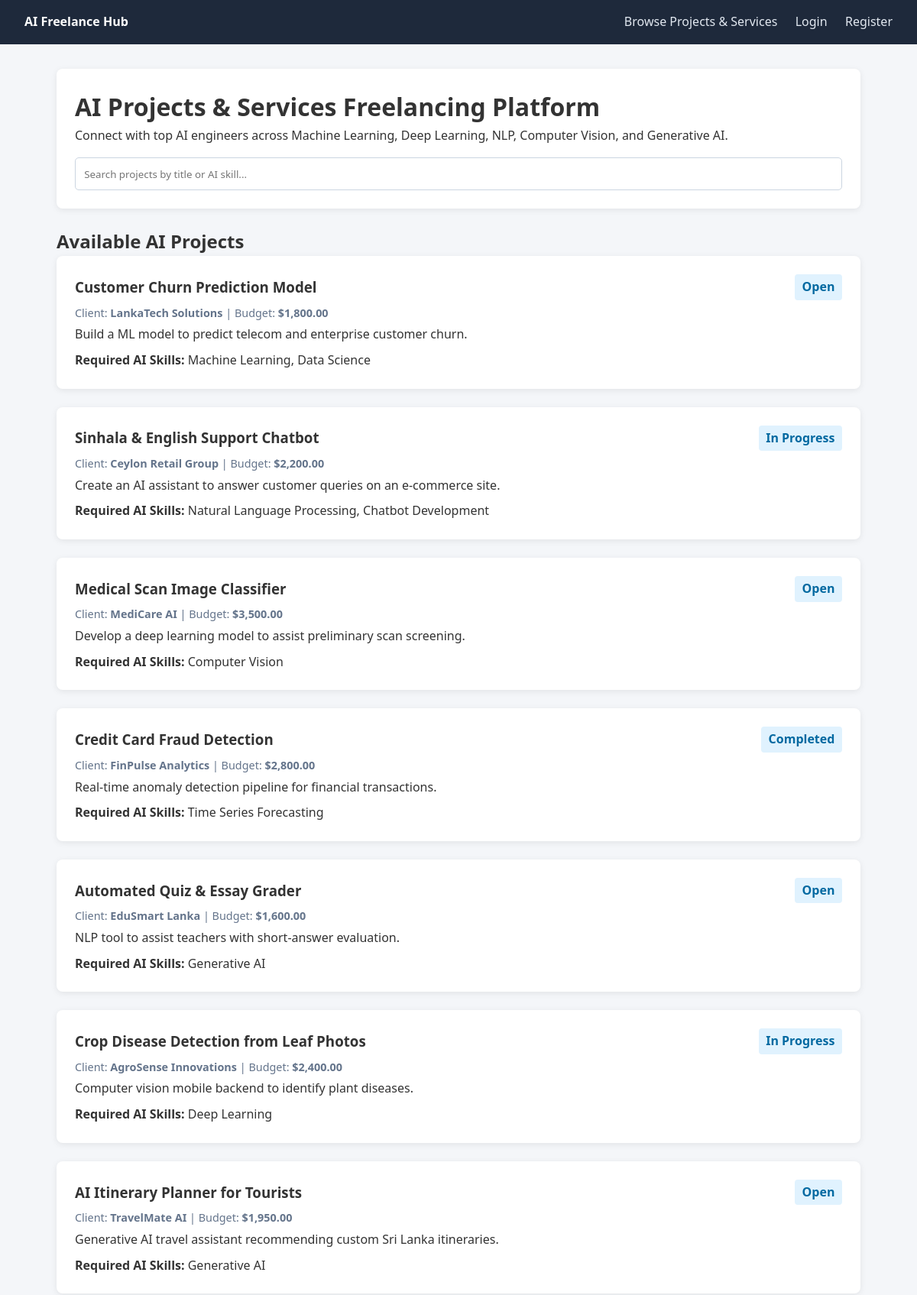
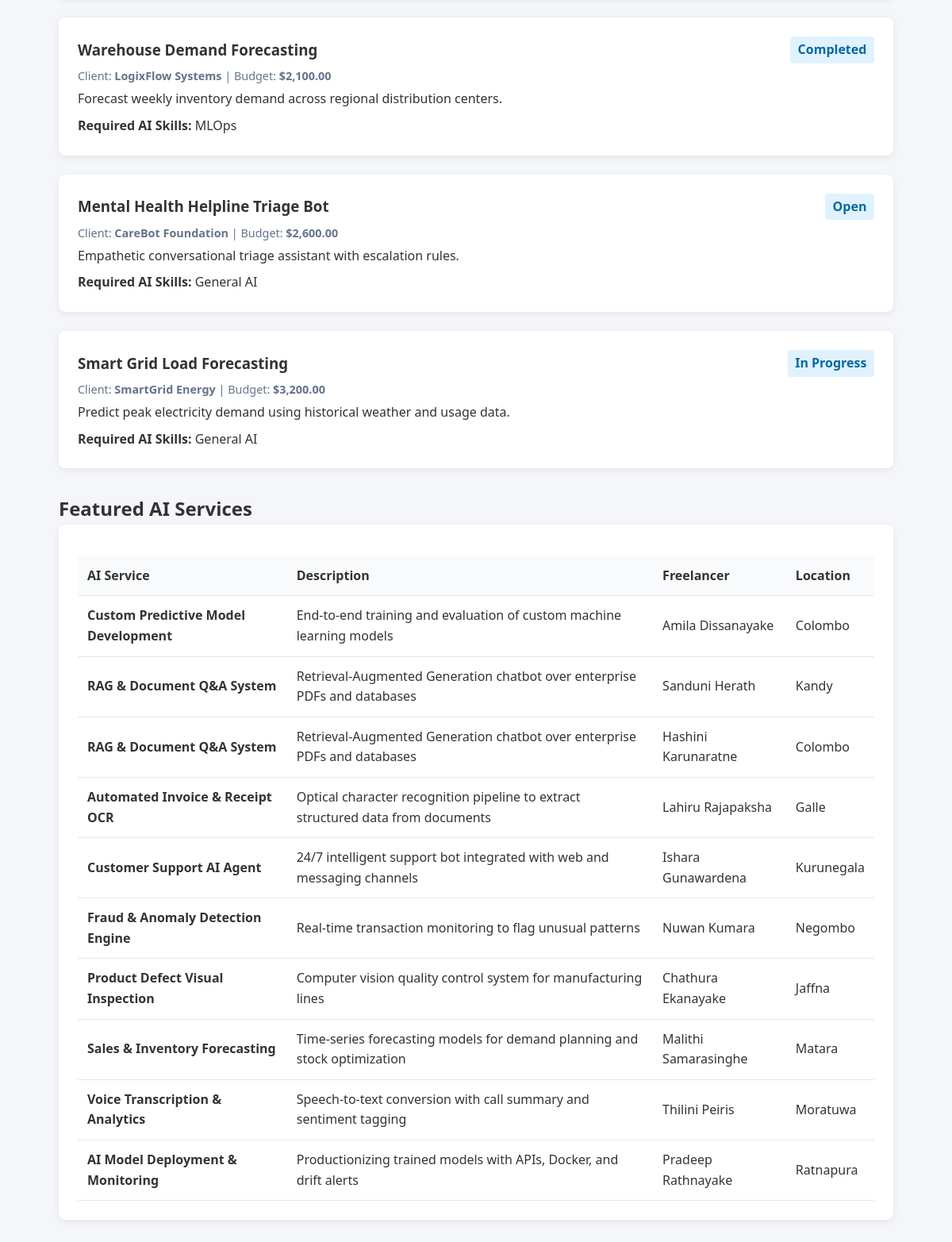
/web_application/index.php, run on the app's committed database (2 pictures, top to bottom).
### tables this page shows
CREATE TABLE `project` (
  `ProjectID` int(11) NOT NULL,
  `ClientID` int(11) NOT NULL,
  `ProjectTitle` varchar(150) NOT NULL,
  `Description` text NOT NULL,
  `Budget` decimal(10,2) NOT NULL,
  `Status` varchar(30) NOT NULL DEFAULT 'Open',
  `CreatedAt` timestamp NOT NULL DEFAULT current_timestamp()
);

CREATE TABLE `client` (
  `ClientID` int(11) NOT NULL,
  `ClientName` varchar(100) NOT NULL,
  `Email` varchar(120) NOT NULL,
  `Phone` varchar(20) NOT NULL,
  `OrganizationName` varchar(120) DEFAULT NULL,
  `CreatedAt` timestamp NOT NULL DEFAULT current_timestamp()
);

CREATE TABLE `ai_service` (
  `ServiceID` int(11) NOT NULL,
  `ServiceName` varchar(120) NOT NULL,
  `Description` text NOT NULL
);

CREATE TABLE `freelancer` (
  `FreelancerID` int(11) NOT NULL,
  `Name` varchar(100) NOT NULL,
  `Email` varchar(120) NOT NULL,
  `Phone` varchar(20) NOT NULL,
  `Location` varchar(100) NOT NULL,
  `CreatedAt` timestamp NOT NULL DEFAULT current_timestamp()
);

### web_application/index.php (the view, shortened to what this page needs)
<?php
require_once 'includes/header.php';
$projectsStmt = $pdo->query("
    SELECT p.*, c.ClientName, c.OrganizationName,
           GROUP_CONCAT(s.SkillName SEPARATOR ', ') AS RequiredSkills
    FROM project p
    JOIN client c ON p.ClientID = c.ClientID
    LEFT JOIN project_requirement pr ON p.ProjectID = pr.ProjectID
    LEFT JOIN ai_skill s ON pr.SkillID = s.SkillID
    GROUP BY p.ProjectID
    ORDER BY p.CreatedAt DESC
");
$projects = $projectsStmt->fetchAll();
$servicesStmt = $pdo->query("
    SELECT srv.ServiceName, srv.Description, f.Name AS FreelancerName, f.Location
    FROM ai_service srv
    JOIN freelancer_service fs ON srv.ServiceID = fs.ServiceID
    JOIN freelancer f ON fs.FreelancerID = f.FreelancerID
");
$services = $servicesStmt->fetchAll();
?>
<div class="card">
    <h1>AI Projects & Services Freelancing Platform</h1>
    <p>Connect with top AI engineers across Machine Learning, Deep Learning, NLP, Computer Vision, and Generative AI.</p>
    <div style="margin-top: 1rem;">
        <input type="text" id="searchInput" onkeyup="filterProjects()" placeholder="Search projects by title or AI skill..." style="width: 100%; padding: 0.7rem; border: 1px solid #cbd5e1; border-radius: 5px;">
    </div>
</div>
<h2>Available AI Projects</h2>
<div id="projectList">
    <?php foreach ($projects as $p): ?>
        <div class="card project-card">
            <div style="display: flex; justify-content: space-between; align-items: center;">
                <h3><?= htmlspecialchars($p['ProjectTitle']) ?></h3>
                <span style="background: #e0f2fe; color: #0369a1; padding: 0.25rem 0.6rem; border-radius: 4px; font-weight: 600;">
                    <?= htmlspecialchars($p['Status']) ?>
                </span>
            </div>
            <p style="color: #64748b; font-size: 0.9rem; margin: 0.3rem 0;">
                Client: <strong><?= htmlspecialchars($p['OrganizationName'] ?: $p['ClientName']) ?></strong> | Budget: <strong>$<?= number_format($p['Budget'], 2) ?></strong>
            </p>
            <p><?= htmlspecialchars($p['Description']) ?></p>
            <p style="margin-top: 0.5rem;"><strong>Required AI Skills:</strong> <?= htmlspecialchars($p['RequiredSkills'] ?: 'General AI') ?></p>
        </div>
    <?php endforeach; ?>
</div>
<h2 style="margin-top: 2rem;">Featured AI Services</h2>
<div class="card">
    <table>
        <thead>
            <tr>
                <th>AI Service</th>
                <th>Description</th>
                <th>Freelancer</th>
                <th>Location</th>
            </tr>
        </thead>
        <tbody>
            <?php foreach ($services as $srv): ?>
                <tr>
                    <td><strong><?= htmlspecialchars($srv['ServiceName']) ?></strong></td>
                    <td><?= htmlspecialchars($srv['Description']) ?></td>
                    <td><?= htmlspecialchars($srv['FreelancerName']) ?></td>
                    <td><?= htmlspecialchars($srv['Location']) ?></td>
                </tr>
            <?php endforeach; ?>
        </tbody>
    </table>
</div>
<?php require_once 'includes/footer.php'; ?>

### web_application/includes/header.php (shortened to what this page needs)
<!DOCTYPE html>
<html lang="en">
<head>
    <link rel="stylesheet" href="/ai_freelancing_platform/assets/style.css">
</head>
<body>
<nav class="navbar">
    <div class="logo"><strong>AI Freelance Hub</strong></div>
    <div>
        <a href="/ai_freelancing_platform/index.php">Browse Projects & Services</a>
        <?php if (isset($_SESSION['role'])): ?>
            <?php if ($_SESSION['role'] === 'client'): ?>
                <a href="/ai_freelancing_platform/client/dashboard.php">Client Dashboard</a>
                <a href="/ai_freelancing_platform/client/post_project.php">Post Project</a>
            <?php else: ?>
                <a href="/ai_freelancing_platform/freelancer/dashboard.php">Freelancer Dashboard</a>
                <a href="/ai_freelancing_platform/freelancer/profile.php">My Skills & Services</a>
            <?php endif; ?>
            <a href="/ai_freelancing_platform/logout.php">Logout (<?= htmlspecialchars($_SESSION['user_name']) ?>)</a>
        <?php else: ?>
            <a href="/ai_freelancing_platform/login.php">Login</a>
            <a href="/ai_freelancing_platform/register.php">Register</a>
        <?php endif; ?>
    </div>
</nav>
<div class="container">

### web_application/includes/footer.php (shortened to what this page needs)
</div>
</body>
</html>

### web_application/assets/style.css (style rules this page uses)
* { box-sizing: border-box; margin: 0; padding: 0; font-family: 'Segoe UI', Tahoma, Geneva, Verdana, sans-serif; }
body { background-color: #f4f6f9; color: #333; line-height: 1.6; }
.navbar { background-color: #1e293b; color: #fff; padding: 1rem 2rem; display: flex; justify-content: space-between; align-items: center; }
.navbar a { color: #e2e8f0; text-decoration: none; margin-left: 1.2rem; font-weight: 500; }
.container { max-width: 1100px; margin: 2rem auto; padding: 0 1.5rem; }
.card { background: #fff; padding: 1.5rem; border-radius: 8px; box-shadow: 0 2px 8px rgba(0, 0, 0, 0.08); margin-bottom: 1.5rem; }
table { width: 100%; border-collapse: collapse; margin-top: 1rem; }
table th, table td { padding: 0.75rem; border-bottom: 1px solid #e2e8f0; text-align: left; }
table th { background-color: #f8fafc; }

### data on the page
project: ProjectTitle "Customer Churn Prediction Model", Status "Open", ClientID.OrganizationName "LankaTech Solutions", Budget "1,800.00", Description "Build a ML model to predict telecom and enterprise customer churn.", RequiredSkills "Machine Learning, Data Science"
project: ProjectTitle "Sinhala & English Support Chatbot", Status "In Progress", ClientID.OrganizationName "Ceylon Retail Group", Budget "2,200.00", Description "Create an AI assistant to answer customer queries on an e-commerce site.", RequiredSkills "Natural Language Processing, Chatbot Development"
project: ProjectTitle "Medical Scan Image Classifier", Status "Open", ClientID.OrganizationName "MediCare AI", Budget "3,500.00", Description "Develop a deep learning model to assist preliminary scan screening.", RequiredSkills "Computer Vision"
project: ProjectTitle "Credit Card Fraud Detection", Status "Completed", ClientID.OrganizationName "FinPulse Analytics", Budget "2,800.00", Description "Real-time anomaly detection pipeline for financial transactions.", RequiredSkills "Time Series Forecasting"
project: ProjectTitle "Automated Quiz & Essay Grader", Status "Open", ClientID.OrganizationName "EduSmart Lanka", Budget "1,600.00", Description "NLP tool to assist teachers with short-answer evaluation.", RequiredSkills "Generative AI"
project: ProjectTitle "Crop Disease Detection from Leaf Photos", Status "In Progress", ClientID.OrganizationName "AgroSense Innovations", Budget "2,400.00", Description "Computer vision mobile backend to identify plant diseases.", RequiredSkills "Deep Learning"
project: ProjectTitle "AI Itinerary Planner for Tourists", Status "Open", ClientID.OrganizationName "TravelMate AI", Budget "1,950.00", Description "Generative AI travel assistant recommending custom Sri Lanka itineraries.", RequiredSkills "Generative AI"
project: ProjectTitle "Warehouse Demand Forecasting", Status "Completed", ClientID.OrganizationName "LogixFlow Systems", Budget "2,100.00", Description "Forecast weekly inventory demand across regional distribution centers.", RequiredSkills "MLOps"
project: ProjectTitle "Mental Health Helpline Triage Bot", Status "Open", ClientID.OrganizationName "CareBot Foundation", Budget "2,600.00", Description "Empathetic conversational triage assistant with escalation rules.", RequiredSkills "General AI"
project: ProjectTitle "Smart Grid Load Forecasting", Status "In Progress", ClientID.OrganizationName "SmartGrid Energy", Budget "3,200.00", Description "Predict peak electricity demand using historical weather and usage data.", RequiredSkills "General AI"
ai_service: ServiceName "Custom Predictive Model Development", Description "End-to-end training and evaluation of custom machine learning models", freelancer.Name "Amila Dissanayake", freelancer.Location "Colombo"
ai_service: ServiceName "RAG & Document Q&A System", Description "Retrieval-Augmented Generation chatbot over enterprise PDFs and databases", freelancer.Name "Sanduni Herath", freelancer.Location "Kandy", freelancer.Name "Hashini Karunaratne", freelancer.Location "Colombo"
ai_service: ServiceName "Automated Invoice & Receipt OCR", Description "Optical character recognition pipeline to extract structured data from documents", freelancer.Name "Lahiru Rajapaksha", freelancer.Location "Galle"
ai_service: ServiceName "Customer Support AI Agent", Description "24/7 intelligent support bot integrated with web and messaging channels", freelancer.Name "Ishara Gunawardena", freelancer.Location "Kurunegala"
ai_service: ServiceName "Fraud & Anomaly Detection Engine", Description "Real-time transaction monitoring to flag unusual patterns", freelancer.Name "Nuwan Kumara", freelancer.Location "Negombo"
ai_service: ServiceName "Product Defect Visual Inspection", Description "Computer vision quality control system for manufacturing lines", freelancer.Name "Chathura Ekanayake", freelancer.Location "Jaffna"
ai_service: ServiceName "Sales & Inventory Forecasting", Description "Time-series forecasting models for demand planning and stock optimization", freelancer.Name "Malithi Samarasinghe", freelancer.Location "Matara"
ai_service: ServiceName "Voice Transcription & Analytics", Description "Speech-to-text conversion with call summary and sentiment tagging", freelancer.Name "Thilini Peiris", freelancer.Location "Moratuwa"
ai_service: ServiceName "AI Model Deployment & Monitoring", Description "Productionizing trained models with APIs, Docker, and drift alerts", freelancer.Name "Pradeep Rathnayake", freelancer.Location "Ratnapura"
